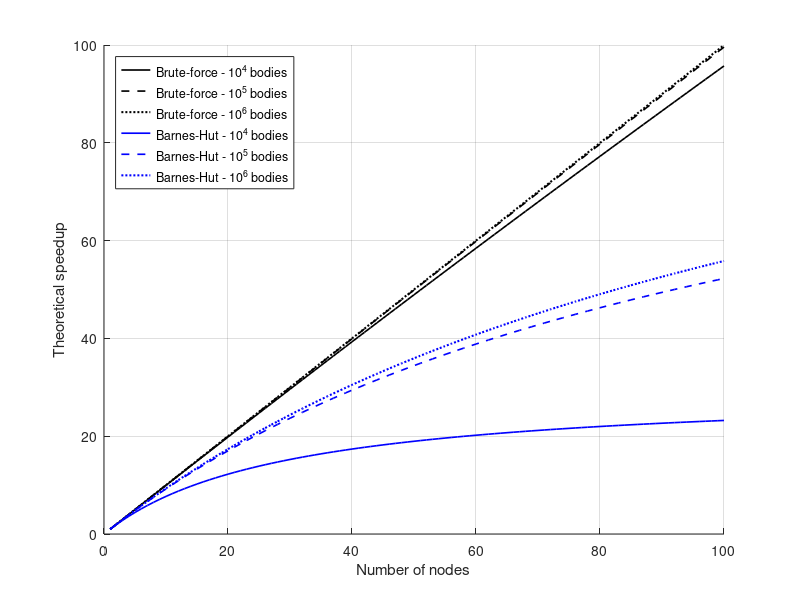

Here is the MATLAB script that generated this plot:
%%%%%%%%%%%%%%%%%%%%%%%%%%%%%%%%%%%%%%%%%%%%%%%%%%%%%%%%%%%%%%%%%%%%%%%%%%%
%                                                                         %
%                            Plot Amdahl's law                            %
%                                                                         %
%%%%%%%%%%%%%%%%%%%%%%%%%%%%%%%%%%%%%%%%%%%%%%%%%%%%%%%%%%%%%%%%%%%%%%%%%%%

clc;
clear all;
close all;

bf_1e4 = 4.52e-4;
bf_1e5 = 4.26e-5;
bf_1e6 = 3.56e-6;

bh_1e4 = 3.34e-2;
bh_1e5 = 9.23e-3;
bh_1e6 = 7.99e-3;


speedup = @(alpha, p) 1/(alpha + (1-alpha)/p);

k=1;
for i=1:100
    nodes(k) = i;
    sp_bf_1e4(k) = speedup(bf_1e4, i);
    sp_bf_1e5(k) = speedup(bf_1e5, i);
    sp_bf_1e6(k) = speedup(bf_1e6, i);
    sp_bh_1e4(k) = speedup(bh_1e4, i);
    sp_bh_1e5(k) = speedup(bh_1e5, i);
    sp_bh_1e6(k) = speedup(bh_1e6, i);
    k = k+1;
end

figure()
hold all;
plot(nodes, sp_bf_1e4, 'k', 'LineWidth', 1.2);
plot(nodes, sp_bf_1e5, 'k--', 'LineWidth', 1.2);
plot(nodes, sp_bf_1e6, 'k:', 'LineWidth', 1.5);
plot(nodes, sp_bh_1e4, 'b', 'LineWidth', 1.2);
plot(nodes, sp_bh_1e5, 'b--', 'LineWidth', 1.2);
plot(nodes, sp_bh_1e6, 'b:', 'LineWidth', 1.5);
legend('Brute-force - 10^4 bodies', 'Brute-force - 10^5 bodies', 'Brute-force - 10^6 bodies', ...
    'Barnes-Hut - 10^4 bodies', 'Barnes-Hut - 10^5 bodies', 'Barnes-Hut - 10^6 bodies', 'Location', 'northwest')
xlabel('Number of nodes');
ylabel('Theoretical speedup');
grid on;
    